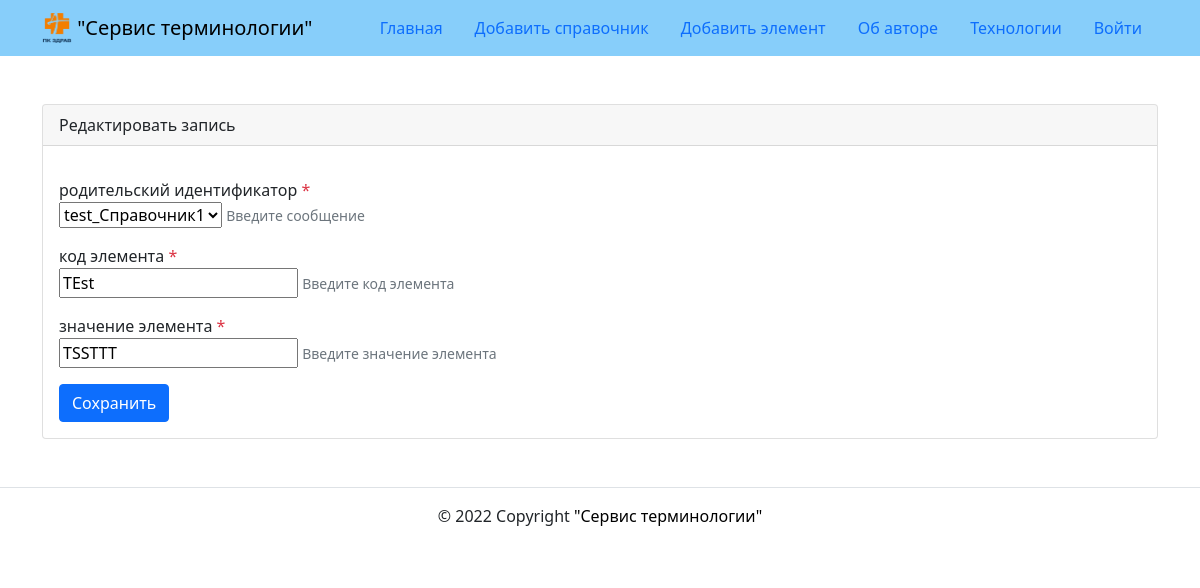
Screenshot of /element/1/edit/ with the database file from the repository.
### reference_book/models.py (models this page shows, shortened)
class Element(models.Model):
    parent_id = models.ForeignKey(
        RBook,
        on_delete=models.SET_NULL,
        null=True,
        related_name="elements",
        verbose_name="родительский идентификатор",
    )
    code = models.CharField(
        blank=False,
        max_length=200,
        verbose_name="код элемента",
    )
    val = models.CharField(
        blank=False,
        max_length=200,
        verbose_name="значение элемента",
    )
    class Meta:
        verbose_name = "Элемент справочника"
        verbose_name_plural = "Элементы справочника"

### reference_book/views.py (the view)
def element_edit(request, element_id):
    element = get_object_or_404(Element, id=element_id)
    form = ElementForm(request.POST or None, instance=element)
    if form.is_valid():
        form.save()
        return redirect("reference_book:element_detail", element_id)
    context = {"form": form, "element": element, "is_edit": True}
    return render(request, "reference_book/create_element.html", context)

### reference_book/forms.py
class ElementForm(forms.ModelForm):
    class Meta:
        model = Element
        fields = (
            "parent_id",
            "code",
            "val",
        )
        labels = {
            "parent_id": "родительский идентификатор",
            "code": "код элемента",
            "val": "значение элемента",
        }
        help_texts = {
            "parent_id": "Введите сообщение",
            "code": "Введите код элемента",
            "val": "Введите значение элемента",
        }
        verbose_name = "Форма элемента'"

### reference_book/models.py (called while the page is built)
    def __str__(self):
        return self.name

### templates/reference_book/create_element.html (shortened to what this page needs)
{% extends "base.html" %}
{% block content %}
<div class="container py-5">
    <div class="card">
      <div class="card-header">
      {% if is_edit %}
        Редактировать запись
      {% else %}
        Добавить справочник
      {% endif %}
      </div>
      <div class="card-body">
        <form method="post" enctype="multipart/form-data"
                {% if is_edit %}
                 action = "{% url 'reference_book:element_edit' element.id %}"
                {% else %}
                 action = "{% url 'reference_book:element_create' %}"
                {% endif %}
          >
          {% for field in form %}
          <div class="form-group row my-3" {% if field.field.required %} aria-required="true" {% else %}
            aria-required="false" {% endif %}>
            <label for="{{ field.id_for_label }}">
              {{ field.label }}
              {% if field.field.required %}
              <span class="required text-danger">*</span>
              {% endif %}
            </label>
            <div>
              {{ field }}
              {% if field.help_text %}
              <small id="{{ field.id_for_label }}-help" class="form-text text-muted">
                {{ field.help_text|safe }}
              </small>
              {% endif %}
            </div>
          </div>
          {% endfor %}
            <button type="submit" class="btn btn-primary">
              {% if is_edit %}
              Сохранить
              {% else %}
              Добавить
              {% endif %}
            </button>
        </form>
      </div>
    </div>
</div>
{% endblock %}

### rows the page displays
Element: form "test_Справочник1" "TEst" "TSSTTT"

### other values shown
{{ field.label }} "родительский идентификатор" "код элемента" "значение элемента"
{{ field.help_text|safe }} "Введите сообщение" "Введите код элемента" "Введите значение элемента"
